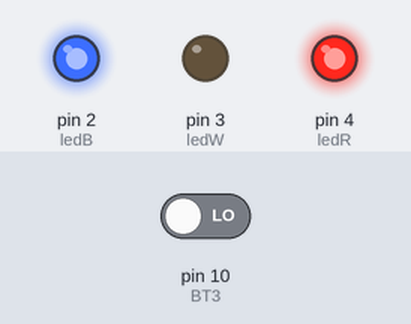
The sketch below on a simulated Arduino Uno, built with avr-gcc and run on an emulated ATmega328P. Shown: output pins drawn as LEDs (lit = HIGH). The test bench sets the inputs (shaded band); at power-on: pin 10 (BT3) LOW. What the sketch prints to the serial monitor is not drawn.

Above: at 0.1 s.
At 6.6 s:
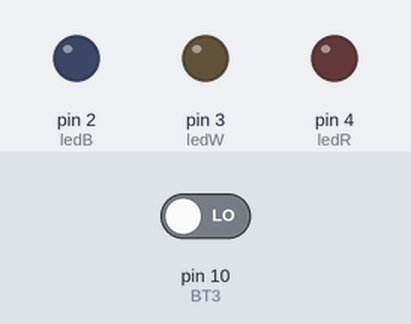
Timing chart, 0 to 8.1 s (numbered marks = the images above):
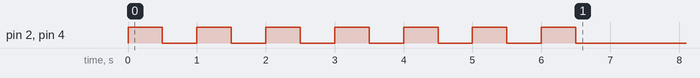

The sketch:

exercicios12-3.ino
```cpp
// Atribuir nomes aos pinos
// Botões 1, 2 e 3
#define BT1 8
#define BT2 9
#define BT3 10
// LEDs
#define ledB 2
#define ledW 3
#define ledR 4

// Inicialização das variáveis de status de cada de botão
bool statusBT1;
bool statusBT2;
bool statusBT3;

bool flag1;
bool flag2;
bool flag3;

//Rotina Principal
void setup(){
  Serial.begin(9600);
  // Configurar o sentido dos pinos de I/O
  pinMode(BT1, INPUT);
  pinMode(BT2, INPUT);
  pinMode(BT3, INPUT);

  // Configura os LEDs
	pinMode(ledB, OUTPUT);
	pinMode(ledW, OUTPUT);
	pinMode(ledR, OUTPUT);

  // Exercício 3
  /*
  digitalWrite(ledB, HIGH);
  digitalWrite(ledW, HIGH);
  digitalWrite(ledR, HIGH);
  delay(3000);
  digitalWrite(ledB, LOW);
  digitalWrite(ledW, LOW);
  digitalWrite(ledR, LOW);*/

  // Exercício 6
  for (int i = 0; i <= 6; i++) {
    digitalWrite(ledB, HIGH);
    digitalWrite(ledR, HIGH);
    delay(500);
    digitalWrite(ledB, LOW);
    digitalWrite(ledR, LOW);
    delay(500);
  }


  delay(3000);
  Serial.println("Fim da Inicialização");
}

void loop() {
  //ex4();
  //ex5();
  ex7();
}

void piscarRB(){
  digitalWrite(ledB, HIGH);
  digitalWrite(ledR, HIGH);
  delay(250);
  digitalWrite(ledB, LOW);
  digitalWrite(ledR, LOW);
  delay(250);
}

void ex4(){
  digitalWrite(ledR, HIGH);
  delay(1000);
  digitalWrite(ledW, HIGH);
  delay(1000);
  digitalWrite(ledB, HIGH);

  delay(3000);

  digitalWrite(ledB, LOW);
  digitalWrite(ledW, LOW);
  digitalWrite(ledR, LOW);

  delay(2000);
};

void ex5(){
  digitalWrite(ledB, HIGH);
  delay(1000);
  digitalWrite(ledB, LOW);
  digitalWrite(ledW, HIGH);
  delay(1000);
  digitalWrite(ledW, LOW);
  digitalWrite(ledR, HIGH);
  delay(1000);
  digitalWrite(ledR, LOW);

  delay(3000);
};

void ex7(){
  statusBT3 = digitalRead(BT3);
  delay(100); //Minimizar o efeito debounce

  while (statusBT3){
    if (statusBT3 == 1 && flag3 == 0){
      // Foi detectada a borda de subida
      flag3 = 1;
      Serial.println("O botão foi pressionado");
      piscarRB();
    }

    if (statusBT3 == 0 && flag3 == 1) {
      Serial.println("O botão foi desligado");
      flag3 = 0;
      // Foi detectada a borda de descida
    }
    //TO DO!!!!

  }
}
```
